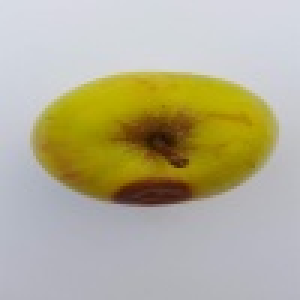
#> input picture segment/1.jpg, 100 x 100 px (shown 3 times larger)
$ python color_segmentation.py --image 1.jpg
#> lines starting #> are read from the running program, lines starting #| are printed output that depends on the picture
'''
Name: color_segmentation.py
Description: Performs K-means clustering on an image with OpenCV to group
    image pixels into clusters. This is achieved by converting the source
    image to a desired color space and running K-means clustering on only
    the desired channels, with the pixels being grouped into a desired number
    of clusters. Optionally, the output image can be saved. For further usage
    information, run this script with the --help [-h] flag:
    > python color_segmentation.py -h
Author: Najam Syed (github.com/nrsyed)
Created: 2018-03-29
'''

import numpy as np
from sklearn.cluster import KMeans
import argparse
import cv2
import datetime

ap = argparse.ArgumentParser()
ap.add_argument('-i', '--image', required=True, help='Path to image file')
ap.add_argument('-w', '--width', type=int, default=0,
    help='Width to resize image to in pixels')
ap.add_argument('-s', '--color-space', type=str, default='bgr',
    help='Color space to use: BGR (default), HSV, Lab, YCrCb (YCC)')
ap.add_argument('-c', '--channels', type=str, default='all',
    help='Channel indices to use for clustering, where 0 is the first channel,'
    + ' 1 is the second channel, etc. E.g., if BGR color space is used, "02" '
    + 'selects channels B and R. (default "all")')
ap.add_argument('-n', '--num-clusters', type=int, default=3,
    help='Number of clusters for K-means clustering (default 3, min 2).')
ap.add_argument('-o', '--output-file', action='store_true',
    help='Save output image (side-by-side comparison of original image and'
    + ' clustering result) to disk.')
ap.add_argument('-f', '--output-format', type=str, default='png',
    help='File extension for output image (default png)')

args = vars(ap.parse_args())
image = cv2.imread(args['image'])
#> image is the input picture: shape (100, 100, 3); mean B, G, R 148.3, 175.8, 181

# Resize image and make a copy of the original (resized) image.
if args['width'] > 0:
    height = int((args['width'] / image.shape[1]) * image.shape[0])
    image = cv2.resize(image, (args['width'], height),
        interpolation=cv2.INTER_AREA)
orig = image.copy()

# Change image color space, if necessary.
colorSpace = args['color_space'].lower()
if colorSpace == 'hsv':
    image = cv2.cvtColor(image, cv2.COLOR_BGR2HSV)
elif colorSpace == 'ycrcb' or colorSpace == 'ycc':
    image = cv2.cvtColor(image, cv2.COLOR_BGR2YCrCb)
elif colorSpace == 'lab':
    image = cv2.cvtColor(image, cv2.COLOR_BGR2LAB)
else:
    colorSpace = 'bgr'  # set for file naming purposes

# Keep only the selected channels for K-means clustering.
if args['channels'] != 'all':
    channels = cv2.split(image)
    channelIndices = []
    for char in args['channels']:
        channelIndices.append(int(char))
    image = image[:,:,channelIndices]
    if len(image.shape) == 2:
        image.reshape(image.shape[0], image.shape[1], 1)

# Flatten the 2D image array into an MxN feature vector, where M is
# the number of pixels and N is the dimension (number of channels).
reshaped = image.reshape(image.shape[0] * image.shape[1], image.shape[2])

# Perform K-means clustering.
if args['num_clusters'] < 2:
    print('Warning: num-clusters < 2 invalid. Using num-clusters = 2')
numClusters = max(2, args['num_clusters'])
kmeans = KMeans(n_clusters=numClusters, n_init=40, max_iter=500).fit(reshaped)


# Reshape result back into a 2D array, where each element represents the
# corresponding pixel's cluster index (0 to K - 1).
clustering = np.reshape(np.array(kmeans.labels_, dtype=np.uint8),
    (image.shape[0], image.shape[1]))
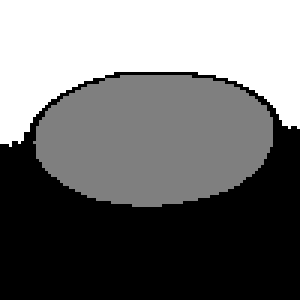
#> clustering: shape (100, 100) (shown 3 times larger); min 0, max 2, mean 0.892; drawn with min black and max white

# Sort the cluster labels in order of the frequency with which they occur.
sortedLabels = sorted([n for n in range(numClusters)],
    key=lambda x: -np.sum(clustering == x))
#> sortedLabels = [0, 2, 1]

# Initialize K-means grayscale image; set pixel colors based on clustering.
kmeansImage = np.zeros(image.shape[:2], dtype=np.uint8)
for i, label in enumerate(sortedLabels):
    kmeansImage[clustering == label] = int(255 / (numClusters - 1)) * i
#> this loop made 3 passes
#> label on passes 1 to 3: 0, 2, 1
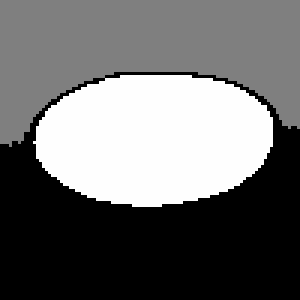
#> kmeansImage: shape (100, 100) (shown 3 times larger); min 0, max 254, mean 109.7

cv2.imshow("cluster", kmeansImage)


# Concatenate original image and K-means image, separated by a gray strip.
concatImage = np.concatenate((orig,
    193 * np.ones((orig.shape[0], int(0.0625 * orig.shape[1]), 3), dtype=np.uint8),
    cv2.cvtColor(kmeansImage, cv2.COLOR_GRAY2BGR)), axis=1)
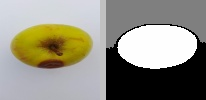
#> concatImage: shape (100, 206, 3); mean B, G, R 130.9, 144.2, 146.8
cv2.imshow('Original vs clustered', concatImage)

if args['output_file']:
    # Construct timestamped output filename and write image to disk.
    fileExtension = args['output_format']
    filename = (datetime.datetime.now().strftime("%Y%m%d%H%M%S")
        + colorSpace + '_c' + args['channels'] + 'n' + str(numClusters) + '.'
        + fileExtension)
    cv2.imwrite(filename, concatImage)
cv2.waitKey(0)

$ run again, on segment/20.jpg
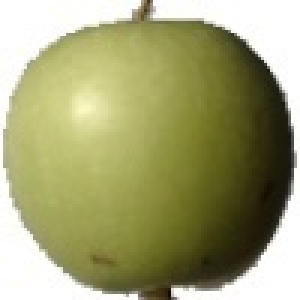
#> input picture segment/20.jpg, 100 x 100 px (shown 3 times larger)
#> image is the input picture: shape (100, 100, 3); mean B, G, R 117, 162.9, 162.7
#> `clustering = np.reshape(np.array(kmeans.labels_, dtype=np.uint8), (ima..`:
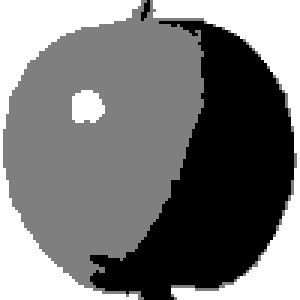
#> clustering: shape (100, 100) (shown 3 times larger); min 0, max 2, mean 0.959; drawn with min black and max white
#> sortedLabels = [1, 0, 2]
#> the loop `for i, label in enumerate(sortedLabels):` made 3 passes
#> label on passes 1 to 3: 1, 0, 2
#> `concatImage = np.concatenate((orig, 193 * np.ones((orig.shape[0], int(..`:
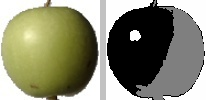
#> concatImage: shape (100, 206, 3); mean B, G, R 113.7, 136, 135.9

$ run again, on segment/21.jpg
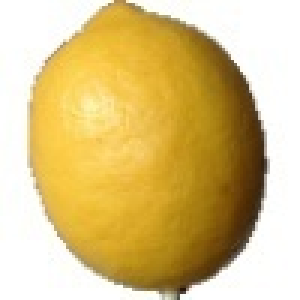
#> input picture segment/21.jpg, 100 x 100 px (shown 3 times larger)
#> image is the input picture: shape (100, 100, 3); mean B, G, R 131.9, 194.3, 218.7
#> `clustering = np.reshape(np.array(kmeans.labels_, dtype=np.uint8), (ima..`:
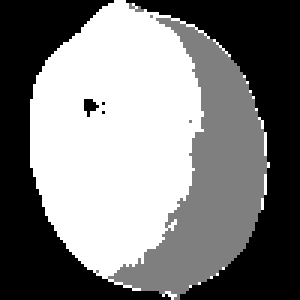
#> clustering: shape (100, 100) (shown 3 times larger); min 0, max 2, mean 0.989; drawn with min black and max white
#> sortedLabels = [0, 2, 1]
#> the loop `for i, label in enumerate(sortedLabels):` made 3 passes
#> label on passes 1 to 3: 0, 2, 1
#> `concatImage = np.concatenate((orig, 193 * np.ones((orig.shape[0], int(..`:
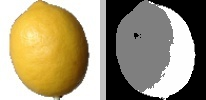
#> concatImage: shape (100, 206, 3); mean B, G, R 118.8, 149, 160.9

$ run again, on segment/28.jpg
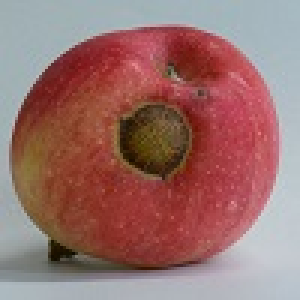
#> input picture segment/28.jpg, 100 x 100 px (shown 3 times larger)
#> image is the input picture: shape (100, 100, 3); mean B, G, R 108.2, 111.5, 153.5
#> `clustering = np.reshape(np.array(kmeans.labels_, dtype=np.uint8), (ima..`:
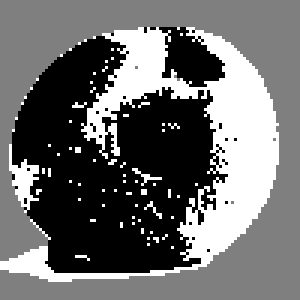
#> clustering: shape (100, 100) (shown 3 times larger); min 0, max 2, mean 0.856; drawn with min black and max white
#> sortedLabels = [0, 1, 2]
#> the loop `for i, label in enumerate(sortedLabels):` made 3 passes
#> `concatImage = np.concatenate((orig, 193 * np.ones((orig.shape[0], int(..`:
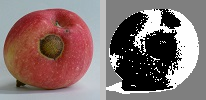
#> concatImage: shape (100, 206, 3); mean B, G, R 110.9, 112.6, 132.9
